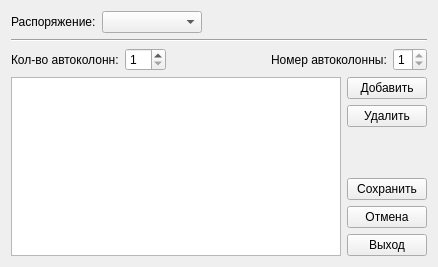
<?xml version="1.0" encoding="UTF-8"?>
<ui version="4.0">
 <class>AutoTransportForm</class>
 <widget class="QWidget" name="AutoTransportForm">
  <property name="geometry">
   <rect>
    <x>0</x>
    <y>0</y>
    <width>438</width>
    <height>267</height>
   </rect>
  </property>
  <property name="windowTitle">
   <string>Состав автоколонны</string>
  </property>
  <property name="windowIcon">
   <iconset resource="../transport_control.qrc">
    <normaloff>:/images/new.png</normaloff>:/images/new.png</iconset>
  </property>
  <layout class="QVBoxLayout" name="verticalLayout_2">
   <item>
    <layout class="QHBoxLayout" name="horizontalLayout_3">
     <item>
      <widget class="QLabel" name="label_3">
       <property name="text">
        <string>Распоряжение:</string>
       </property>
      </widget>
     </item>
     <item>
      <widget class="QComboBox" name="cbOrder">
       <property name="sizePolicy">
        <sizepolicy hsizetype="Fixed" vsizetype="Fixed">
         <horstretch>0</horstretch>
         <verstretch>0</verstretch>
        </sizepolicy>
       </property>
       <property name="minimumSize">
        <size>
         <width>100</width>
         <height>0</height>
        </size>
       </property>
      </widget>
     </item>
     <item>
      <spacer name="horizontalSpacer_2">
       <property name="orientation">
        <enum>Qt::Horizontal</enum>
       </property>
       <property name="sizeHint" stdset="0">
        <size>
         <width>40</width>
         <height>20</height>
        </size>
       </property>
      </spacer>
     </item>
    </layout>
   </item>
   <item>
    <widget class="Line" name="line">
     <property name="orientation">
      <enum>Qt::Horizontal</enum>
     </property>
    </widget>
   </item>
   <item>
    <layout class="QHBoxLayout" name="horizontalLayout_2">
     <item>
      <widget class="QLabel" name="label">
       <property name="text">
        <string>Кол-во автоколонн:</string>
       </property>
      </widget>
     </item>
     <item>
      <widget class="QSpinBox" name="sbAll">
       <property name="minimum">
        <number>1</number>
       </property>
      </widget>
     </item>
     <item>
      <spacer name="horizontalSpacer">
       <property name="orientation">
        <enum>Qt::Horizontal</enum>
       </property>
       <property name="sizeHint" stdset="0">
        <size>
         <width>40</width>
         <height>20</height>
        </size>
       </property>
      </spacer>
     </item>
     <item>
      <widget class="QLabel" name="label_2">
       <property name="text">
        <string>Номер автоколонны:</string>
       </property>
      </widget>
     </item>
     <item>
      <widget class="QSpinBox" name="sbCurrent">
       <property name="minimum">
        <number>1</number>
       </property>
       <property name="maximum">
        <number>1</number>
       </property>
      </widget>
     </item>
    </layout>
   </item>
   <item>
    <layout class="QHBoxLayout" name="horizontalLayout">
     <item>
      <widget class="QTableView" name="tvAutoTransport"/>
     </item>
     <item>
      <layout class="QVBoxLayout" name="verticalLayout">
       <item>
        <widget class="QPushButton" name="pbAdd">
         <property name="text">
          <string>Добавить</string>
         </property>
        </widget>
       </item>
       <item>
        <widget class="QPushButton" name="pbDel">
         <property name="text">
          <string>Удалить</string>
         </property>
        </widget>
       </item>
       <item>
        <spacer name="verticalSpacer">
         <property name="orientation">
          <enum>Qt::Vertical</enum>
         </property>
         <property name="sizeHint" stdset="0">
          <size>
           <width>20</width>
           <height>40</height>
          </size>
         </property>
        </spacer>
       </item>
       <item>
        <widget class="QPushButton" name="pbSave">
         <property name="text">
          <string>Сохранить</string>
         </property>
        </widget>
       </item>
       <item>
        <widget class="QPushButton" name="pbCancel">
         <property name="text">
          <string>Отмена</string>
         </property>
        </widget>
       </item>
       <item>
        <widget class="QPushButton" name="pushButton_exit">
         <property name="text">
          <string>Выход</string>
         </property>
        </widget>
       </item>
      </layout>
     </item>
    </layout>
   </item>
  </layout>
 </widget>
 <tabstops>
  <tabstop>cbOrder</tabstop>
  <tabstop>sbAll</tabstop>
  <tabstop>sbCurrent</tabstop>
  <tabstop>pbAdd</tabstop>
  <tabstop>pbDel</tabstop>
  <tabstop>pbSave</tabstop>
  <tabstop>pbCancel</tabstop>
  <tabstop>pushButton_exit</tabstop>
  <tabstop>tvAutoTransport</tabstop>
 </tabstops>
 <resources>
  <include location="../transport_control.qrc"/>
 </resources>
 <connections/>
</ui>
